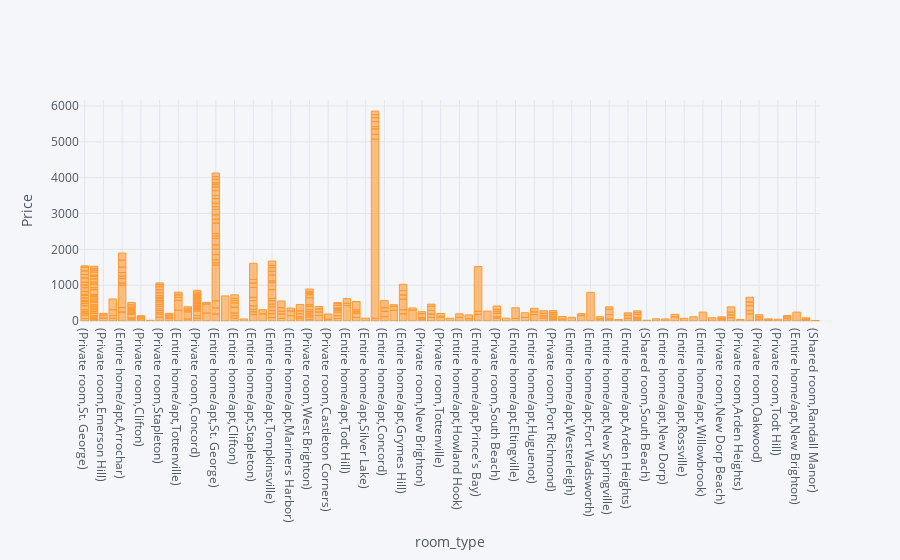

Here is the notebook cell this chart was saved with:
### Code cell
data = staten_island[["room_type","neighbourhood","price"]]

data.set_index(["room_type","neighbourhood"], inplace = True)

data.iplot(kind = "bar", xTitle = "room_type", yTitle = "Price")

### Figure 1 — Plotly figure (JSON) as saved in the notebook; plotly's stock layout.template omitted (floating-point values rounded to 4 significant figures; data arrays with more than 128 entries replaced by an {"elided": "..."} marker saying what was removed)
{"data": [{"marker": {"color": "rgba(255, 153, 51, 0.6)", "line": {"color": "rgba(255, 153, 51, 1.0)", "width": 1}}, "name": "price", "orientation": "v", "text": "", "type": "bar", "x": {"elided": "373 str values"}, "y": {"elided": "373 int values"}}], "layout": {"legend": {"bgcolor": "#F5F6F9", "font": {"color": "#4D5663"}}, "paper_bgcolor": "#F5F6F9", "plot_bgcolor": "#F5F6F9", "title": {"font": {"color": "#4D5663"}}, "xaxis": {"gridcolor": "#E1E5ED", "showgrid": true, "tickfont": {"color": "#4D5663"}, "title": {"font": {"color": "#4D5663"}, "text": "room_type"}, "zerolinecolor": "#E1E5ED"}, "yaxis": {"gridcolor": "#E1E5ED", "showgrid": true, "tickfont": {"color": "#4D5663"}, "title": {"font": {"color": "#4D5663"}, "text": "Price"}, "zerolinecolor": "#E1E5ED"}}}
